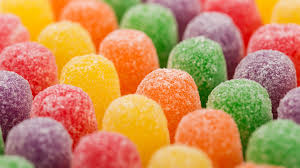
%> input picture document/数字图像处理实验/e5/lena.jpg, 300 x 168 px
$ octave 'e5(1).m'   (GNU Octave 9; MATLAB toolbox functions it lacks are replaced by stand-ins)
%> lines starting %> are read from the running program, lines starting %| are printed output that depends on the picture
%sy5_1
%不同半径巴特沃斯低通滤波器的平滑作用。
q=imread('lena.jpg');
%> q is the input picture: size 168x300x3 uint8; mean R, G, B 199.2, 140.5, 90.2
f=rgb2gray(q);
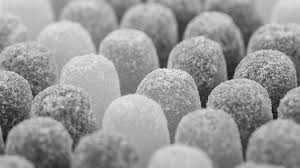
%> f: size 168x300 uint8; min 10, max 243, mean 152.3
subplot(321);
imshow(f,[]);
title('原图');
F=fftshift(fft2(f,size(f,1),size(f,2)));
u=1:size(F,1);
%> u = 168 values from 1 to 168
v=1:size(F,2);
%> v = 300 values from 1 to 300
[V,U]=meshgrid(v,u);
D=sqrt((U-(floor(size(F,1)/2)+1)).^2+(V-(floor(size(F,2)/2)+1)).^2); H=zeros(size(f));
D0=5;n=2;
H=1./(1+(D./D0).^(2*n));
G=F.*H; %频域低通滤波
G1=ifft2(ifftshift(G));
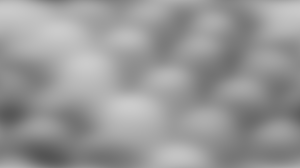
%> G1: size 168x300 double; min 84.81, max 204.1, mean 152.3
subplot(322);
imshow(real(G1),[]);
title('半径小于 5 的巴特沃思低通滤波器');
D0=15;
H=1./(1+(D./D0).^(2*n));
G=F.*H;
G1=ifft2(ifftshift(G));
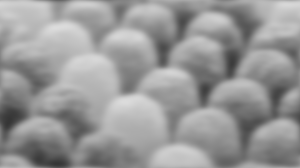
%> G1: size 168x300 double; min 54.18, max 220.5, mean 152.3
subplot(323);
imshow(real(G1),[]);
title('半径小于 15 的巴特沃思低通滤波器');
D0=30;
H=1./(1+(D./D0).^(2*n));
G=F.*H;
G1=ifft2(ifftshift(G));
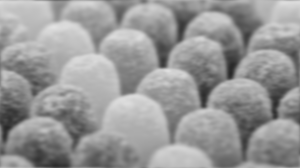
%> G1: size 168x300 double; min 39.86, max 226.4, mean 152.3
subplot(324);
imshow(real(G1),[]);
title('半径小于 30 的巴特沃思低通滤波器');
D0=80;
H=1./(1+(D./D0).^(2*n));
G=F.*H;
G1=ifft2(ifftshift(G));
subplot(325);
imshow(real(G1),[]);
title('半径小于 80 的巴特沃思低通滤波器');
D0=230;
H=1./(1+(D./D0).^(2*n));
G=F.*H;
G1=ifft2(ifftshift(G));
subplot(326);
imshow(real(G1),[]);
title('半径小于 230 的巴特沃思低通滤波器');
